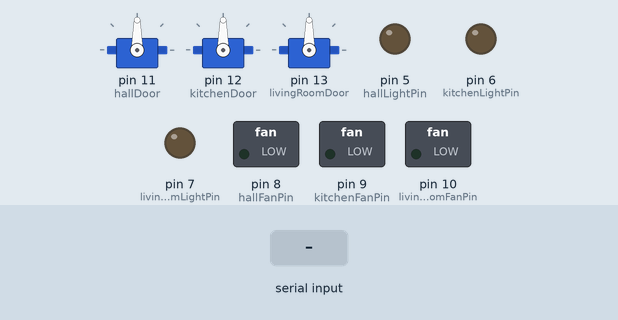
Recording of a sketch running on a simulated Arduino Uno, built with avr-gcc and run on an emulated ATmega328P. Parts: 3 × servo, switched loads named in the sketch (green lamp = pin HIGH), output pins drawn as LEDs (lit = HIGH). The test bench sets the inputs (shaded band).

Above: at 3.2 s.
3.3 s: "hall_door_close\n" received over Serial
At 4.5 s:
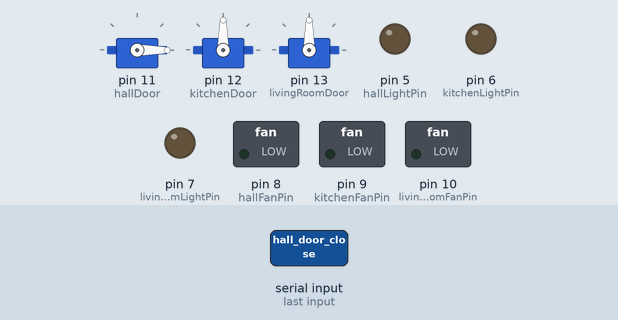
4.8 s: "kitchen_door_close\n" received over Serial
At 5.9 s:
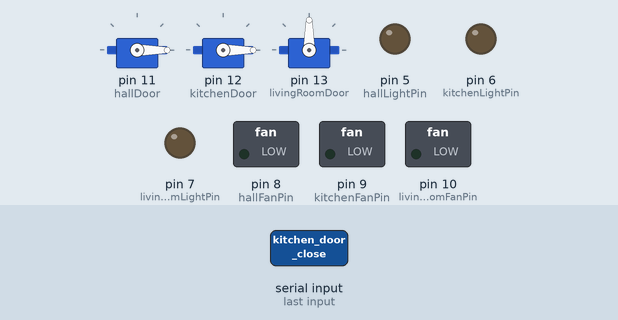
6.3 s: "hall_door_open\n" received over Serial
At 6.9 s:
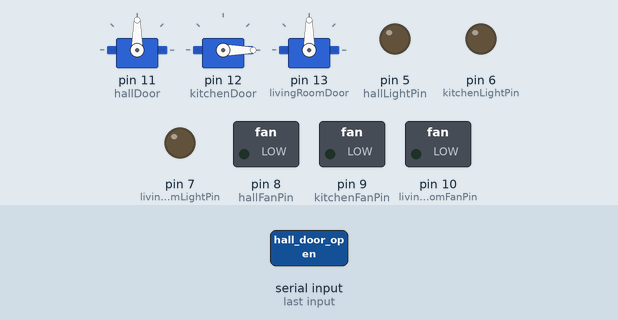
7.8 s: "hall_light_on\n" received over Serial
At 9.0 s:
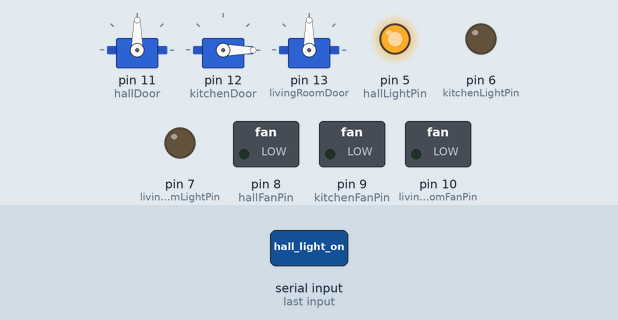
9.3 s: "kitchen_door_open\n" received over Serial
At 10.5 s:
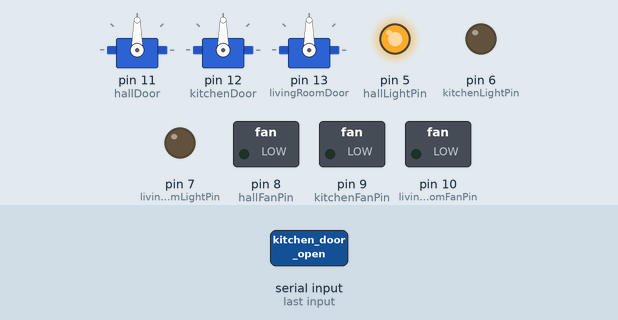
10.8 s: "kitchen_light_on\n" received over Serial
At 11.6 s:
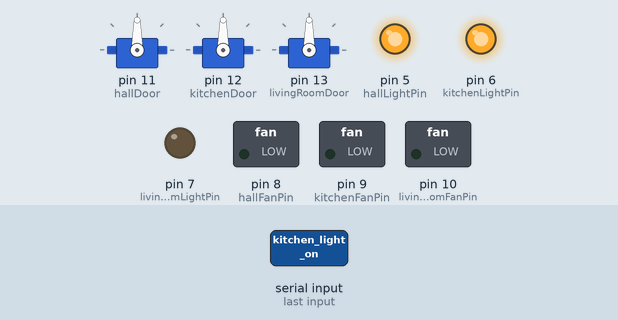
Timing chart, 0 to 13.3 s (numbered marks = the images above; inputs shaded):
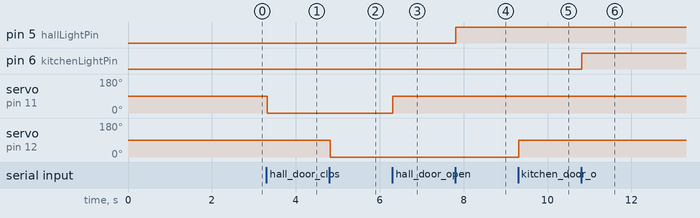

Measured:
- after the input at 3.3 s, servo on pin 11 (hallDoor): 90° → 0° at once
- after the input at 4.8 s, servo on pin 12 (kitchenDoor): 90° → 0° at once
- after the input at 6.3 s, servo on pin 11 (hallDoor): 0° → 90° at once
- after the input at 7.8 s, pin 5 (hallLightPin): LOW → HIGH at once
- after the input at 9.3 s, servo on pin 12 (kitchenDoor): 0° → 90° at once
- after the input at 10.8 s, pin 6 (kitchenLightPin): LOW → HIGH at once

The sketch:

smarthome.ino
```cpp
#include <Servo.h>

// Define pins for doors, lights, and fans
const int hallDoorPin = 2;         // Hall door control pin
const int kitchenDoorPin = 3;      // Kitchen door control pin
const int livingRoomDoorPin = 4;   // Living room door control pin
const int hallLightPin = 5;        // Hall light control pin
const int kitchenLightPin = 6;     // Kitchen light control pin
const int livingRoomLightPin = 7;  // Living room light control pin
const int hallFanPin = 8;          // Hall fan control pin
const int kitchenFanPin = 9;       // Kitchen fan control pin
const int livingRoomFanPin = 10;   // Living room fan control pin

// Setup the servo motors (for doors)
Servo hallDoor, kitchenDoor, livingRoomDoor;

void setup() {
  // Initialize the serial communication
  Serial.begin(9600);
  Serial.setTimeout(50);  // Fallback timeout in case a newline is missing
  delay(2000);  // Give time for the serial connection to establish

  // Set up pins for lights and fans
  pinMode(hallLightPin, OUTPUT);
  pinMode(kitchenLightPin, OUTPUT);
  pinMode(livingRoomLightPin, OUTPUT);
  pinMode(hallFanPin, OUTPUT);
  pinMode(kitchenFanPin, OUTPUT);
  pinMode(livingRoomFanPin, OUTPUT);

  // Initialize the servo motors for doors
  hallDoor.attach(11);      // Attach hall door to pin 11
  kitchenDoor.attach(12);   // Attach kitchen door to pin 12
  livingRoomDoor.attach(13); // Attach living room door to pin 13

  // Initially, set all lights and fans to OFF
  digitalWrite(hallLightPin, LOW);
  digitalWrite(kitchenLightPin, LOW);
  digitalWrite(livingRoomLightPin, LOW);
  digitalWrite(hallFanPin, LOW);
  digitalWrite(kitchenFanPin, LOW);
  digitalWrite(livingRoomFanPin, LOW);
}

void loop() {
  if (Serial.available() > 0) {
    String command = Serial.readStringUntil('\n');  // Read one newline-terminated command
    command.trim();  // Remove any extra whitespace

    // Check for door commands
    if (command == "hall_door_open") {
      hallDoor.write(90);  // Open hall door
    }
    else if (command == "hall_door_close") {
      hallDoor.write(0);   // Close hall door
    }
    else if (command == "kitchen_door_open") {
      kitchenDoor.write(90);  // Open kitchen door
    }
    else if (command == "kitchen_door_close") {
      kitchenDoor.write(0);   // Close kitchen door
    }
    else if (command == "living_room_door_open") {
      livingRoomDoor.write(90);  // Open living room door
    }
    else if (command == "living_room_door_close") {
      livingRoomDoor.write(0);   // Close living room doors
    }

    // Check for light commands
    else if (command == "hall_light_on") {
      digitalWrite(hallLightPin, HIGH);  // Turn on hall light
    }
    else if (command == "hall_light_off") {
      digitalWrite(hallLightPin, LOW);   // Turn off hall light
    }
    else if (command == "kitchen_light_on") {
      digitalWrite(kitchenLightPin, HIGH);  // Turn on kitchen light
    }
    else if (command == "kitchen_light_off") {
      digitalWrite(kitchenLightPin, LOW);   // Turn off kitchen light
    }
    else if (command == "living_room_light_on") {
      digitalWrite(livingRoomLightPin, HIGH);  // Turn on living room light
    }
    else if (command == "living_room_light_off") {
      digitalWrite(livingRoomLightPin, LOW);   // Turn off living room light
    }

    // Check for fan commands
    else if (command == "hall_fan_on") {
      digitalWrite(hallFanPin, HIGH);  // Turn on hall fan
    }
    else if (command == "hall_fan_off") {
      digitalWrite(hallFanPin, LOW);   // Turn off hall fan
    }
    else if (command == "kitchen_fan_on") {
      digitalWrite(kitchenFanPin, HIGH);  // Turn on kitchen fan
    }
    else if (command == "kitchen_fan_off") {
      digitalWrite(kitchenFanPin, LOW);   // Turn off kitchen fan
    }
    else if (command == "living_room_fan_on") {
      digitalWrite(livingRoomFanPin, HIGH);  // Turn on living room fan
    }
    else if (command == "living_room_fan_off") {
      digitalWrite(livingRoomFanPin, LOW);   // Turn off living room fan
    }

    else {
      Serial.println("Unknown command: " + command);  // In case of an unrecognized command
    }
  }
}
```
